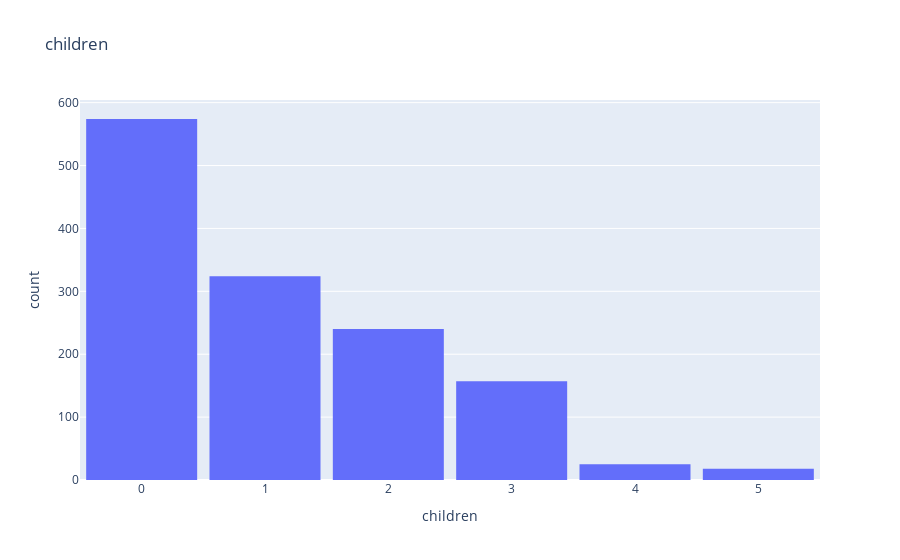

The code cell stored with this chart in its notebook:
### Code cell
fig = px.histogram(medical_df,
            x= "children",
            title = "children")
fig.update_layout(bargap = 0.1)
fig.show()

### Figure 1 — Plotly figure (JSON) as saved in the notebook; plotly's stock layout.template omitted (floating-point values rounded to 4 significant figures; data arrays with more than 128 entries replaced by an {"elided": "..."} marker saying what was removed)
{"data": [{"alignmentgroup": "True", "bingroup": "x", "hovertemplate": "children=%{x}<br>count=%{y}<extra></extra>", "legendgroup": "", "marker": {"color": "#636efa", "pattern": {"shape": ""}}, "name": "", "offsetgroup": "", "orientation": "v", "showlegend": false, "type": "histogram", "x": {"elided": "1338 int values"}, "xaxis": "x", "yaxis": "y"}], "layout": {"autosize": true, "bargap": 0.1, "barmode": "relative", "legend": {"tracegroupgap": 0}, "title": {"text": "children"}, "xaxis": {"anchor": "y", "autorange": true, "domain": [0, 1], "range": [-0.5, 5.5], "title": {"text": "children"}, "type": "linear"}, "yaxis": {"anchor": "x", "autorange": true, "domain": [0, 1], "range": [0, 604.2], "title": {"text": "count"}}}}
